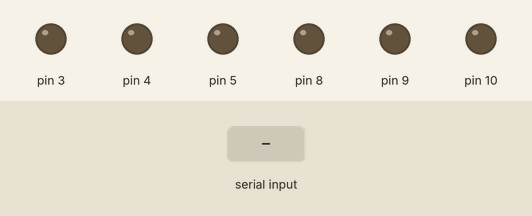
Simulated run of this sketch. Board: Arduino Uno, built with avr-gcc and run on an emulated ATmega328P. Shown: output pins drawn as LEDs (lit = HIGH). The inputs (shaded band) are chosen by the test bench.

Above: at 1.2 s.
1.3 s: byte 119 (COMMAND_FORWARD) received over Serial
At 1.7 s:
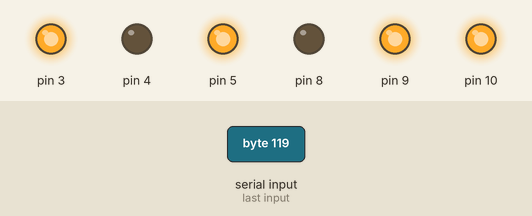
3.8 s: byte 115 (COMMAND_BACK) received over Serial
At 4.6 s:
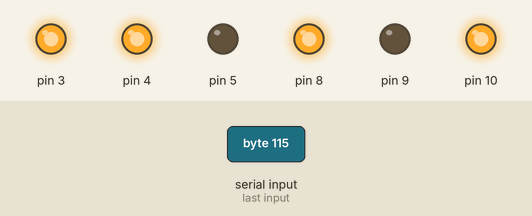
6.3 s: byte 97 (COMMAND_LEFT) received over Serial
At 6.7 s:
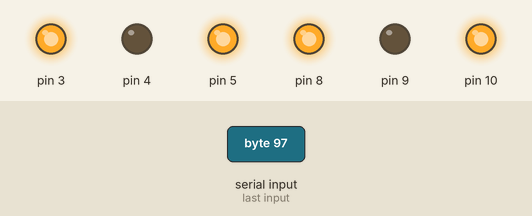
8.8 s: byte 100 (COMMAND_RIGHT) received over Serial
At 9.6 s:
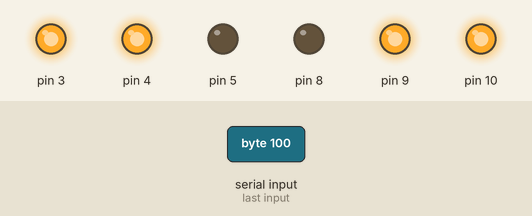
Timing chart, 0 to 11.8 s (numbered marks = the images above; inputs shaded):
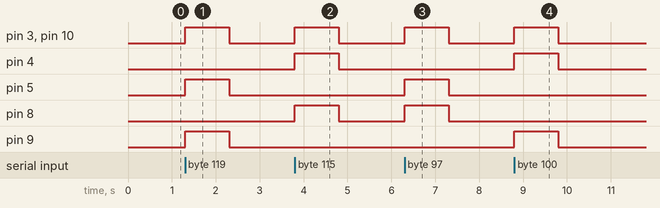

The sketch:

3_arrows.ino
```cpp
#include "MotorControl.h"

#define COMMAND_LEFT 'a'
#define COMMAND_RIGHT 'd'
#define COMMAND_FORWARD 'w'
#define COMMAND_BACK 's'
#define COMMAND_STOP ' '

Motor motorLeft(10, 8, 9); //A
Motor motorRight(3, 4, 5); //B

void setup() {
  // initialize serial:
  Serial.begin(9600);
}

unsigned long timeout = 0;

void loop() {
  //Stop after the timeout
  if (millis() > timeout) {
    motorLeft.stop();
    motorRight.stop();
  }
  if(Serial.available()) {
    char data = (char)Serial.read();
    //always reset the timeout
    timeout = millis() + 1000;
    switch(data) {
      case COMMAND_FORWARD:
        motorLeft.forward();
        motorRight.forward();
        break;
      case COMMAND_BACK:
        motorLeft.back();
        motorRight.back();
        break;
      case COMMAND_LEFT:
        motorLeft.back();
        motorRight.forward();
        break;
      case COMMAND_RIGHT:
        motorLeft.forward();
        motorRight.back();
        break;
      case COMMAND_STOP:
      default:
        motorLeft.stop();
        motorRight.stop();
    }
  }
}
```

MotorControl.h
```cpp
#include <Arduino.h>

const int FORWARD=1;
const int BACK=2;
const int STOP=0;

class Motor {
  public:
    int enable;
    int out1;
    int out2;

    Motor(int _enable, int _out1, int _out2) {
      enable = _enable;
      out1 = _out1;
      out2 = _out2;
      pinMode(enable, OUTPUT);
      pinMode(out1, OUTPUT);
      pinMode(out2, OUTPUT);
    }

  void move(int direction, byte speed) {
    switch(direction) {
      default:  // and STOP
        digitalWrite(out1, LOW);
        digitalWrite(out2, LOW);
        analogWrite(enable, 0);
        break;
      case FORWARD:
        digitalWrite(out1, LOW);
        digitalWrite(out2, HIGH);
        analogWrite(enable, speed);
        break;
      case BACK:
        digitalWrite(out1, HIGH);
        digitalWrite(out2, LOW);
        analogWrite(enable, speed);
        break;
    }
  }

  void forward(byte speed=255) {
    move(FORWARD, speed);
  }

  void back(byte speed=255) {
    move(BACK, speed);
  }

  void stop() {
    move(STOP, 0);
  }
};
```

Measured:
- after the input at 1.3 s, pin 3, pin 5, pin 9, pin 10: LOW → HIGH at once, → LOW 1.0 s later
- after the input at 3.8 s, pin 3, pin 4, pin 8, pin 10: LOW → HIGH at once, → LOW 1.0 s later
- after the input at 6.3 s, pin 3, pin 5, pin 8, pin 10: LOW → HIGH at once, → LOW 1.0 s later
- after the input at 8.8 s, pin 3, pin 4, pin 9, pin 10: LOW → HIGH at once, → LOW 1.0 s later
